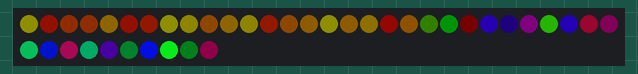
Bench run of a sketch on a simulated Arduino Uno, built with avr-gcc and run on an emulated ATmega328P. On the bench: 40 RGB LEDs in strip order, left to right, continuing on the next row. Dim RGB values are drawn brighter than linear; random numbers use the default seed unless the sketch sets one; what the sketch prints to the serial monitor is not drawn.

Above: at 10.6 s.
At 20.6 s:
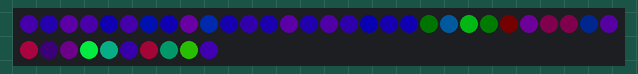
At 30.6 s:
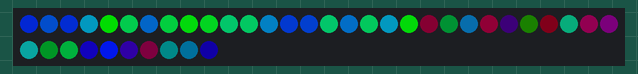

Measured:
- what the display in image 0 shows lasts 10.0 s, from 10.5 s to 20.5 s

The sketch:

AuraLED.ino
```cpp
#include <FastLED.h>
#include "btn.h"

#define DATA_PIN   9 // SPI MOSI pin
#define CLOCK_PIN  8 //13 //SPI  SCK

#define RESET_PIN  1

#define COLOR_ORDER BGR  // most of the 10mm black APA102

#define CHIPSET     APA102
#define NUM_LEDS    40

#define FPS 100

CRGBArray<NUM_LEDS> leds;

CRGBPalette16 currentPalette;
TBlendType    currentBlending;
int brightness = 255;

// set the number of pixels we want on
uint8_t NUM_ON = NUM_LEDS;

uint8_t NUM_OUTSIDE = 20;
uint8_t NUM_INSIDE = 20;

float INNER_SCALE = 0.6;
int MAX_BRIGHT = 255;
int MIN_BRIGHT = 20;

int TEST_RATE_MS = 10000; // testing delay between iterations

// what probability (from uniform dist) do we want to have a desaturated pixel?
// NOTE: do we want a desaturated pixel, or desaturated color set?
float desat_freq = 0.1 / NUM_ON;  // prob that is desaturated

Btn btn_reset(RESET_PIN);


// ***********************************************
void setup() {
  pinMode(RESET_PIN, INPUT_PULLUP);

  randomSeed(analogRead(0));
  delay(500); // sanity delay

  FastLED.addLeds<CHIPSET, DATA_PIN, CLOCK_PIN, COLOR_ORDER, DATA_RATE_MHZ(8)>(leds, NUM_LEDS).setCorrection( TypicalSMD5050 );
  FastLED.setBrightness( brightness );

  Serial.begin(9600);
  Serial.println("Start ");
  Serial.println("using HSV");
  currentBlending = LINEARBLEND;
}

void loop()
{
//  // check reset button state
//  btn_reset.poll(
//    // button pressed
//    [](){
//      set_aura_colors(0, NUM_LEDS);
//    },
//    // button held
//    [](){
//      set_aura_multicolor(0, NUM_LEDS);
//    }
//  );

  // update the pixel array
  EVERY_N_MILLISECONDS( TEST_RATE_MS ) { write_colors(); }

  FastLED.show();
  delayToSyncFrameRate(FPS);
}

// ************************************************************
float random_float() {
  float f = float(random(10000) / 10000.0);
  return f;
}

void print_color(CHSV color) {
  Serial.print(color.h);
  Serial.print(",");
  Serial.print(color.s);
  Serial.print(",");
  Serial.println(color.v);
}

void write_colors() {
  fill_solid(leds, NUM_LEDS, CRGB(0, 0, 0));
//  set_aura_colors(0, NUM_LEDS, false);
  set_aura_primary_color(0, NUM_OUTSIDE, false);
  set_aura_multicolor(NUM_OUTSIDE, NUM_LEDS, true);

}

CHSV get_random_color() {
  //want to get random hue, saturation towards fully saturated
  CHSV color = CHSV(random8(), random8(200, 255), random8(MIN_BRIGHT, MAX_BRIGHT));
  return color;
}


void set_aura_colors(int start_i, int end_i, int dim_half) {
  // set the random color
  CHSV color = get_random_color();
  for(int i=start_i; i<end_i; i++) {
    CHSV set_color = color;
    // we want to have a white aura be a rare thing, so overwrite saturation if we happen to roll the dice well
    if(random_float() < desat_freq) {
      Serial.print("*");
      set_color.sat = random8(50, 100);
    }
    // drop the intensity for the inner circle
    if (dim_half) {
      if(i >= start_i && i < start_i + floor((end_i - start_i)/2)) {
        set_color.val = uint8_t(set_color.value * INNER_SCALE);
      }
    }
    leds[i] = set_color;
  }
  print_color(color);
}


void set_aura_multicolor(int start_i, int end_i, int dim_half) {
  for(int i=start_i; i<end_i; i++) {
    CHSV set_color = get_random_color();
    // set all cool colors
    set_color.hue = random8(80, 240); // yellow-green to pink
    // drop the intensity for the inner circle
    if (dim_half) {
      if(i >= start_i && i < start_i + floor((end_i - start_i)/2)) {
//        Serial.print("dim:");
//        Serial.print(set_color.value );
//        Serial.print("->");
//        Serial.println(set_color.value * INNER_SCALE);
        set_color.val = uint8_t(set_color.value * INNER_SCALE);
      }
    }
    leds[i] = set_color;
  }
}

void set_aura_primary_color(int start_i, int end_i, int dim_half) {
  CHSV color = get_random_color();
  for(int i=start_i; i<end_i; i++) {
    CHSV set_color = color;
    uint8_t hue = set_color.hue;
//    Serial.print(hue);
//    Serial.print(":");
//    Serial.print((hue-30) % 256);
//    Serial.print(",");
//    Serial.println((hue+30) % 256);
    set_color.hue = random8((hue-30) % 256, (hue+30) % 256);
    set_color.value = set_color.value * 0.8;
    // drop the intensity for the inner circle
    if (dim_half) {
      if(i >= start_i && i < start_i + floor((end_i - start_i)/2)) {
        set_color.val = uint8_t(set_color.value * INNER_SCALE);
      }
    }
    leds[i] = set_color;
  }
}


void FillLEDsFromPaletteColors( uint8_t colorIndex)
{
    for( int i = 0; i < NUM_LEDS; i++) {
        leds[i] = ColorFromPalette( currentPalette, colorIndex, brightness, currentBlending);
        // the shift along color index changes the frequency of the pattern oscillations
        // higher numbers increase the frequency, shortening the period
        colorIndex += 1; // from PaletteTrace.ino
    }
}


void fill_mirror_from_palette(uint8_t colorIndex)
{
  for(int i=0; i < int(NUM_LEDS/2); i++) {
    leds[i] = ColorFromPalette(currentPalette, colorIndex, brightness, currentBlending);
    leds[NUM_LEDS - i - 1] = leds[i];
    colorIndex += 1; // the color shift frequency
  }
}


// delayToSyncFrameRate - delay how many milliseconds are needed
//   to maintain a stable frame rate.
static void delayToSyncFrameRate( uint8_t framesPerSecond) {
  static uint32_t msprev = 0;
  uint32_t mscur = millis();
  uint16_t msdelta = mscur - msprev;
  uint16_t mstargetdelta = 1000 / framesPerSecond;
  // Serial.print("frame dt: ");
  // Serial.println(msdelta);
  if ( msdelta < mstargetdelta) {
    FastLED.delay( mstargetdelta - msdelta);
  }
  msprev = mscur;
}
```

btn.h
```cpp
#define debounce 50
#define holdTime 1000

class Btn {
    int buttonVal = 0; // value read from button
    int buttonLast = HIGH; // buffered value of the button's previous state
    long btnDnTime; // time the button was pressed down
    long btnUpTime; // time the button was released
    long lastHeld = 0;
    boolean ignoreUp = false; // whether to ignore the button release because the click+hold was triggered
    int buttonPin;

public:
    Btn(int pin) : buttonPin(pin) {
      pinMode(pin, INPUT_PULLUP);
    }

    bool pressed() {
      return buttonLast == LOW;
    }

    void poll(void (*pressed)(), void (*held)()) {
        // Read the state of the button
        buttonVal = digitalRead(buttonPin);

        // Test for button pressed and store the down time
        if (buttonVal == LOW && buttonLast == HIGH && (millis() - btnUpTime) > long(debounce)) {
          btnDnTime = millis();
        }

        // Test for button release and store the up time
        if (buttonVal == HIGH && buttonLast == LOW && (millis() - btnDnTime) > long(debounce)) {
          if (ignoreUp == false) {
            if (pressed) pressed();
          }
          else ignoreUp = false;
          btnUpTime = millis();
        }

        // Test for button held down for longer than the hold time
        if (buttonVal == LOW && (millis() - btnDnTime) > long(holdTime)) {
          if ((millis() - lastHeld) > 30) {
              if (held) held();
              lastHeld = millis();
          }
          ignoreUp = true;
        }

        buttonLast = buttonVal;
    }
};
```
